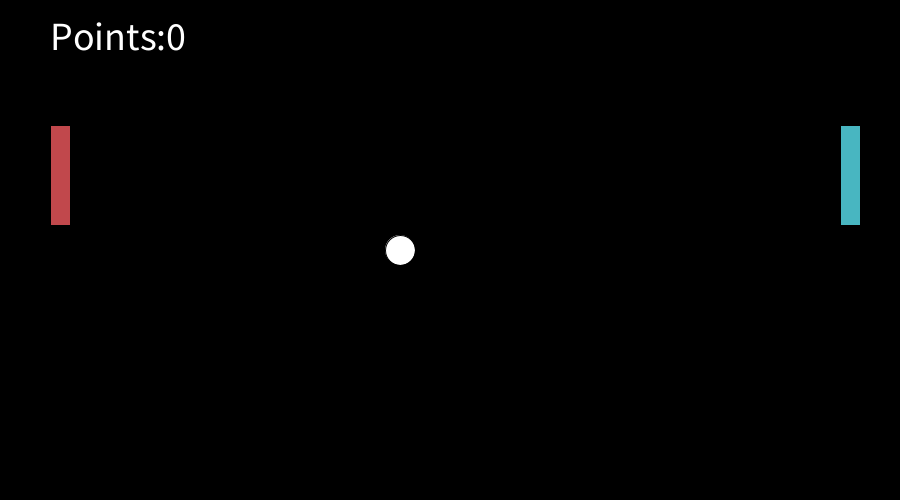
Frame 1 (no input)
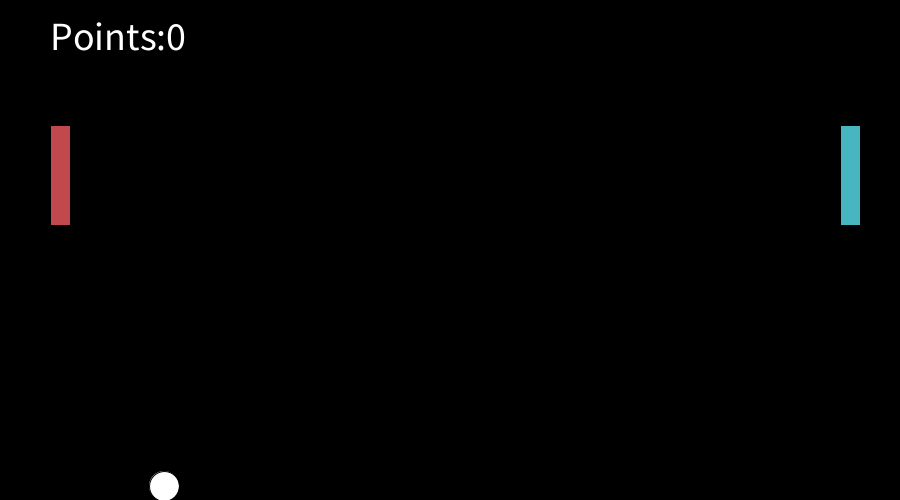
Frame 60 (the mouse pressed at the canvas centre just before this capture)
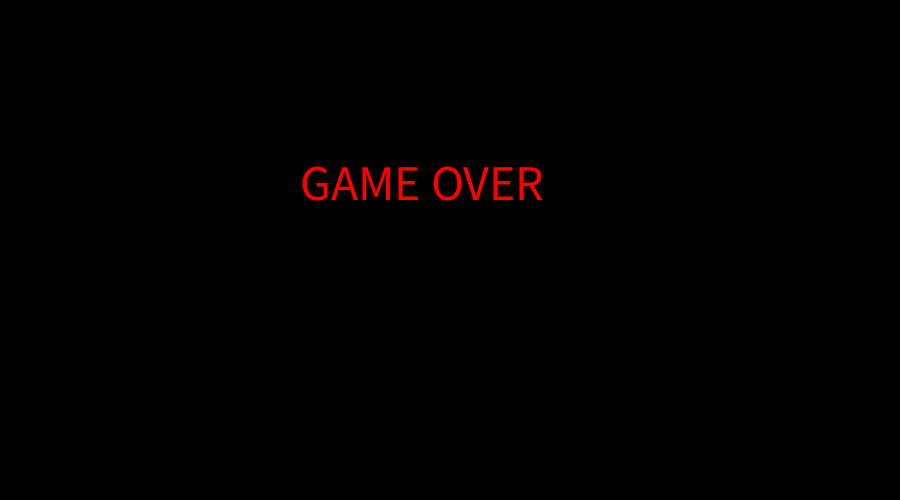
Frame 120 (the mouse held since frame 60 and released just before this capture)

The Processing sketch that drew these frames (run headless with seeded random() and noise(); from frame 60 on, the mouse is pressed at the canvas centre):

// Processing sketch: processing_83484
// ── processing_83484.pde

Ball bob;
Paddle jeff;
boolean gameover = false;
int points = 0;


void setup()
{
  size(900, 500);
  fill(255);
  bob = new Ball();
  jeff = new Paddle();
}
void draw()
{
  if (gameover==false)
  {
    background(0);
    jeff.show();
    jeff.keyPressed();
    bob.show();
    bob.move();
    bob.bounce();
    textSize(40);
    fill(255);
    text("Points:" + points, 50, 50);
  }
  else
  {
    background(0);
    fill(255, 0, 0);
    textSize(50);
    text("GAME OVER", 300, 200);
    if (keyPressed==true & (key =='r'||key== 'R'))
    {

      text("Points:" + points, 50, 50);
      gameover=false;
      points=0;
    }
  }
}

class Ball
{
  int x, y;
  boolean up, left;
  Ball()
  {
    x=int(400);
    y=int(250);
    up=random(1)<.5;
    left=random(1)<.5;
  }
  void move()
  {
    if (up==true)
    {
      y=y-4;
    }
    else
    {
      y=y+4;
    }
    if (left==true)
    {
      x=x-4;
    }
    else
    {
      x=x+4;
    }
  }
  void bounce()
  {

    if (x<0)
    {

      left=false;
      gameover=true;
    }
    if (x>width)
    {
      left=true;
      gameover=true;
    }
    if (y<=0)
    {
      up=false;
    }
    if (y>=height)
    {
      up=true;
    }
    if (get(x-17, y)==color(193,72,76))
    {
      left=false;
      points=points+1;
    }
    if (get(x+17, y)==color(72, 182, 193))
    {
      left=true;
      points=points+1;
    }
  }
  void show()
  {
    fill(255);
    ellipse(x, y, 30, 30);
  }
}
class Paddle
{
  int a;
  void keyPressed()
  {
    if (keyPressed==true & (key =='x'||key== 'X'))
    {
      a=a-7;
    }
    if (keyPressed==true & (key == 's'||key== 'S'))
    {
      a=a+7;
    }
    if (a>=500)
    {
      a=500;
    }
  }  
  void show()
  {
    fill(193,72,76);
    rect (50, 125-a, 20, 100);
    fill(72, 182, 193);
    rect(840, 125-a, 20, 100);
  }
}
